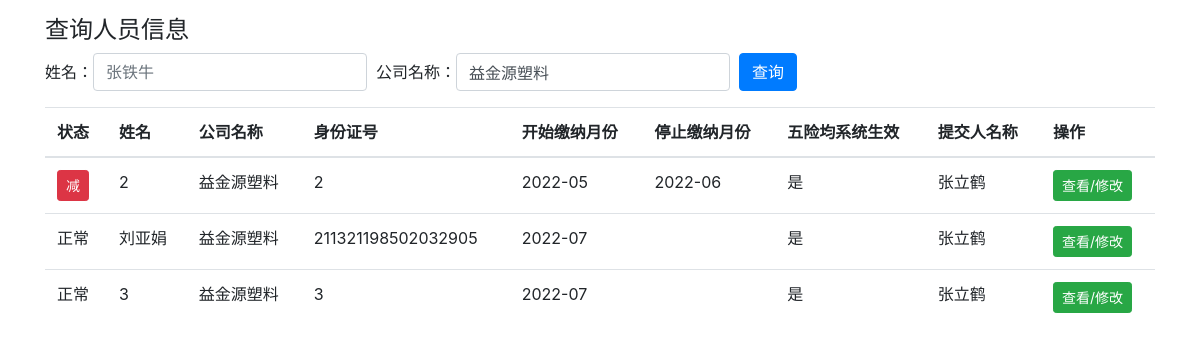
Before: /member_query/益金源塑料 with the older database file.
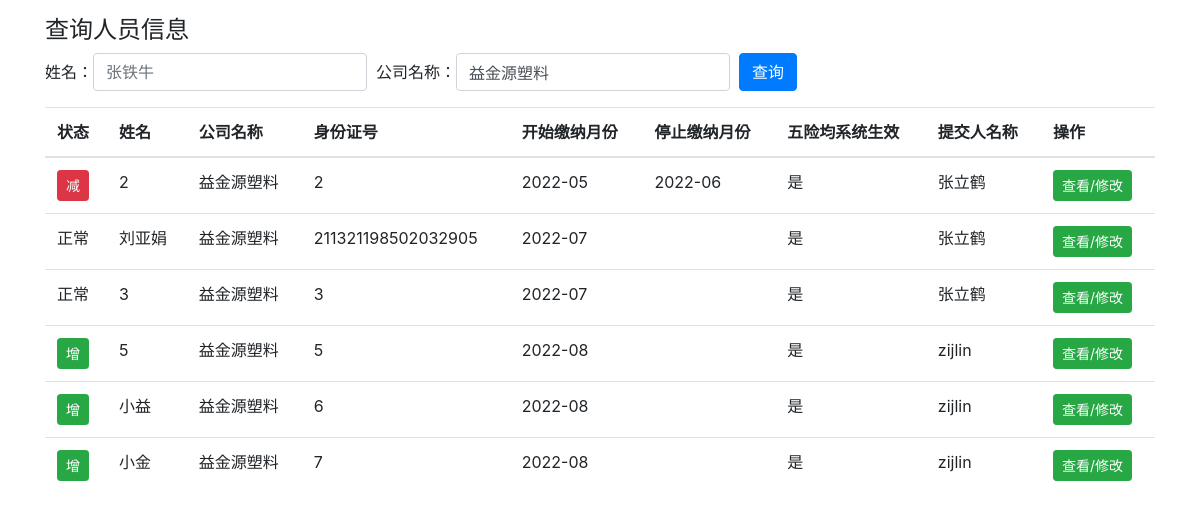
After: the same page with the newer database file.
### member.py (models this page shows, shortened)
class Members(db.Model):
    member_id = db.Column('member_id', db.Integer, primary_key=True)
    company_name = db.Column(db.String(200))
    name = db.Column(db.String(200))
    id_card = db.Column(db.String(200))
    address = db.Column(db.String(200))
    nationality = db.Column(db.String(200))
    begin_month = db.Column(db.String(200))
    end_month = db.Column(db.String(200))
    salary = db.Column(db.Float)
    injury = db.Column(db.String(200))
    endowment = db.Column(db.String(200))
    unemployment = db.Column(db.String(200))
    medical = db.Column(db.String(200))
    birth = db.Column(db.String(200))
    injury_check = db.Column(db.String(200))
    endowment_check = db.Column(db.String(200))
    unemployment_check = db.Column(db.String(200))
    medical_check = db.Column(db.String(200))
    birth_check = db.Column(db.String(200))
    is_valid = db.Column(db.String(200))
    person = db.Column(db.String(200))

### main.py (the view, shortened to what this page needs)
@app.route('/member_query/<company_name>', methods=['GET', 'POST'])
def member_query(company_name):
    if company_name == "all":
        return render_template('member_query.html', company_name="", name="", members=Members.query.all(), cur_month=get_cur_month())
    else:
        return render_template('member_query.html', name="", company_name=company_name,
                               members=Members.query.filter_by(company_name=company_name).order_by(Members.begin_month.asc()).all(),
                               cur_month=get_cur_month())

### main.py (called while the page is built)
def get_cur_month():
    return datetime.datetime.now().strftime("%Y-%m")

### templates/member_query.html (shortened to what this page needs)
<!DOCTYPE html>
<html lang="en">
<head>
    <link rel="stylesheet" href="https://cdn.staticfile.org/twitter-bootstrap/4.3.1/css/bootstrap.min.css">
</head>
<body>
<div class="container">
    <h4>查询人员信息</h4>
    <form class="form-inline" action="{{ url_for('member_query', company_name='all') }}" method = "post">
        <label for="inputPassword2">姓名： </label>
        <input value="{{name}}" type="text" class="form-control" id="inputPassword2" placeholder="张铁牛" name="name">
        &nbsp;&nbsp;<label for="inputPassword2">公司名称： </label>
        <input value="{{company_name}}" type="text" class="form-control" id="inputPassword2" placeholder="所有公司" name="company_name">
        &nbsp;&nbsp;<button type="submit" class="btn btn-primary">查询</button>
    </form>
    <table class="table table-hover">
        <thead>
        <tr>
            <th>状态</th>
            <th>姓名</th>
            <th>公司名称</th>
            <th>身份证号</th>
            <th>开始缴纳月份</th>
            <th>停止缴纳月份</th>
            <th>五险均系统生效</th>
            <th>提交人名称</th>
            <th>操作</th>
        </tr>
        </thead>
        <tbody>
        {% for member in members %}
        <tr>
            {% if member.end_month != "" and member.end_month <= cur_month %}
            <td><a href="#" class="btn btn-danger btn-sm" role="button">减</a></td>
            {% elif member.begin_month == cur_month %}
            <td><a href="#" class="btn btn-success btn-sm" role="button">增</a></td>
            {% else %}
            <td>正常</td>
            {% endif %}
            <td>{{ member.name }}</td>
            <td>{{ member.company_name }}</td>
            <td>{{ member.id_card }}</td>
            <td>{{ member.begin_month }}</td>
            <td>{{ member.end_month }}</td>
            <td>{{ member.is_valid }}</td>
            <td>{{ member.person }}</td>
            <th>
                <a href="{{ url_for('member_update', member_id=member.member_id) }}" class="btn btn-success btn-sm" role="button">查看/修改</a>
            </th>
        </tr>
        {% endfor %}
        </tbody>
    </table>
</div>
</body>
</html>

Changed rows visible on the page:
added Members: end_month "增", name "5", company_name "益金源塑料", id_card "5", begin_month "2022-08", is_valid "是", person "zijlin"
added Members: end_month "增", name "小益", company_name "益金源塑料", id_card "6", begin_month "2022-08", is_valid "是", person "zijlin"
added Members: end_month "增", name "小金", company_name "益金源塑料", id_card "7", begin_month "2022-08", is_valid "是", person "zijlin"
